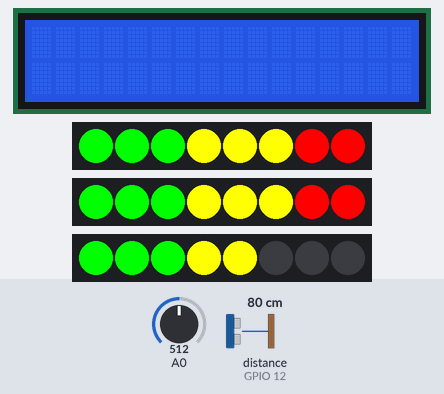
Recording of a sketch running on a simulated ESP8266 (NodeMCU). Shown: 16×2 character LCD, 3 × 8 RGB LEDs in strip order, left to right. Wiring (inferred from the names in the program): ultrasonic range finder: trigger GPIO 13; echo GPIO 12. Inputs (shaded band) come from the test bench; at power-on: distance to the obstacle (sensor on GPIO 12) 80 cm, A0 = 512. The echo pulse lasts 58.3 µs per cm; WiFi joins after 1.5 s; servers stay silent unless stated; storage starts empty; no MQTT or app messages arrive unless stated; what the sketch prints to the serial monitor is not drawn.

Above: at 2.7 s.
2.8 s: distance to the obstacle (sensor on GPIO 12) set to 2 cm
At 4.1 s:
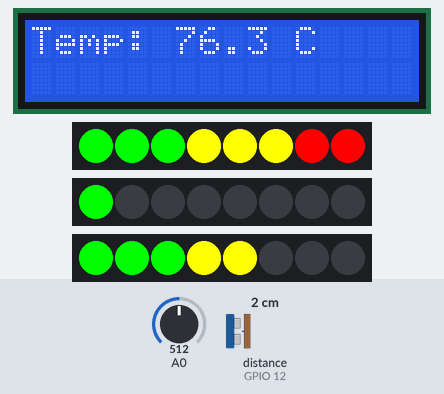
4.5 s: A0 set to 403
At 6.4 s:
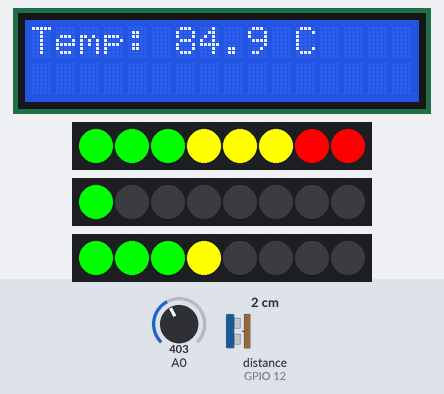
7.5 s: A0 set to 376
At 10.0 s:
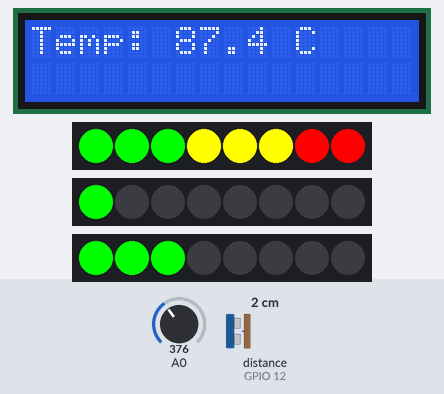
10.5 s: distance to the obstacle (sensor on GPIO 12) set to 18 cm
At 11.8 s:
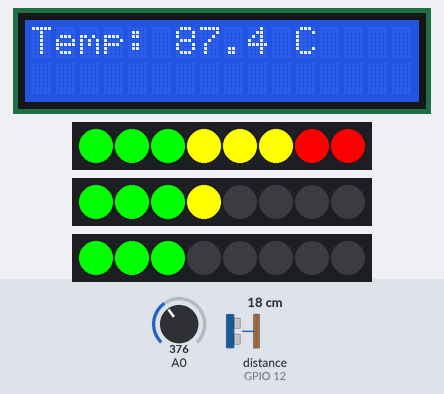
12.1 s: distance to the obstacle (sensor on GPIO 12) set to 35 cm
At 12.5 s:
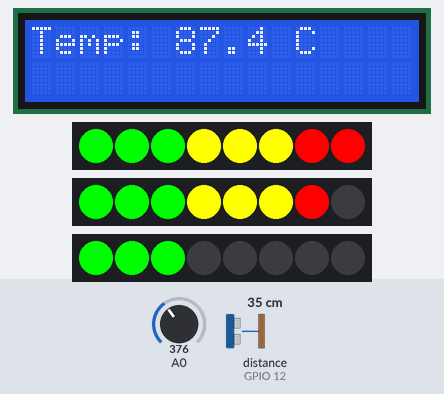
13.7 s: A0 set to 511
At 15.7 s:
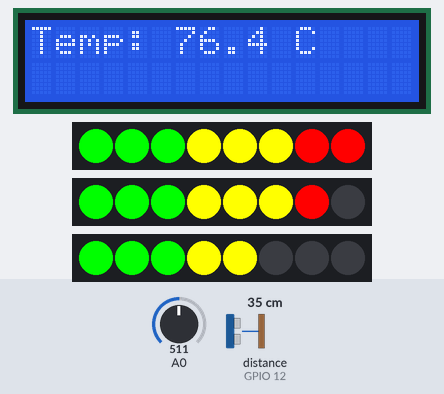
Timing chart, 0 to 17.2 s (numbered marks = the images above; inputs shaded):
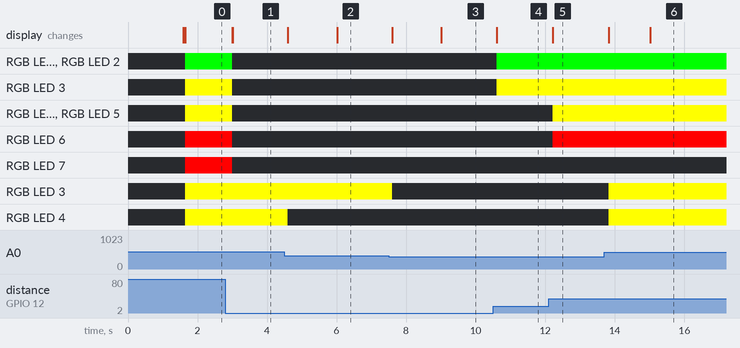

The sketch:

PI_Aquasense.ino
```cpp
#include <ESP8266WiFi.h>
#include <WiFiManager.h>
#include <PubSubClient.h>
#include <Wire.h>
#include <LiquidCrystal_I2C.h>
#include <SD.h>
#include "leds.h"


const char* mqtt_server = "seu broker";
const int mqtt_port = "porta";
const char* mqtt_topic = "topico 1";
const char* mqtt_log_topic = "topico 2";
const char* mqtt_user = "seu usuario";
const char* mqtt_password = "sua senha";


WiFiClient espClient;
PubSubClient client(espClient);


#define SD_CS_PIN 4  // Pino CS do cartão SD
#define TEMP_PIN 34
#define TRIG_PIN 13
#define ECHO_PIN 12
#define TDS_PIN 32

// sensor NTC10
double Vs = 3.3, R1 = 10000, Beta = 3950, To = 298.15, Ro = 10000;
double adcMax = 4095.0;

// Calibração do sensor TDS
const float TDS_FACTOR = 0.5;


LiquidCrystal_I2C lcd(0x27, 16, 2);

// Controle de tempo
unsigned long ultimaAtualizacaoLCD = 0, ultimaAtualizacaoLEDs = 0, ultimaAtualizacaoMQTT = 0;
const long intervaloLCD = 3000, intervaloLEDs = 200, intervaloMQTT = 10000;


bool conectadoWiFi = false, conectadoMQTT = false;
unsigned long tempoDesconexao = 0;

// salvando dados no SD
void salvarNoSD(const String &dados) {
    File file = SD.open("/log.txt", FILE_WRITE);
    if (file) {
        file.println(dados);
        file.close();
    } else {
        Serial.println("Falha ao escrever no SD");
    }
}


void reconnectMQTT() {
    int tentativas = 0;
    while (!client.connected() && tentativas < 2) {
        Serial.print("Conectando ao MQTT...");
        if (client.connect("ESP32Client", mqtt_user, mqtt_password)) {
            Serial.println("Conectado");
            conectadoMQTT = true;
        } else {
            Serial.print("Falha, rc=");
            Serial.print(client.state());
            Serial.println(" Tentando novamente...");
            tentativas++;
            delay(5000);
        }
    }
    if (!client.connected()) {
        Serial.println("Falha ao conectar ao MQTT.");
        conectadoMQTT = false;
        tempoDesconexao = millis();
    }
}

// sensor de temperatura (NTC10K
float lerTemperatura() {
    int leitura = analogRead(TEMP_PIN);
    double Vout = leitura * Vs / adcMax;
    double Rt = R1 * Vout / (Vs - Vout);
    double T = 1 / (1 / To + log(Rt / Ro) / Beta);
    return T - 273.15;
}

// sensor ultrassônico
float lerDistancia() {
    digitalWrite(TRIG_PIN, LOW);
    delayMicroseconds(2);
    digitalWrite(TRIG_PIN, HIGH);
    delayMicroseconds(10);
    digitalWrite(TRIG_PIN, LOW);
    long duracao = pulseIn(ECHO_PIN, HIGH);
    return duracao * 0.034 / 2;
}

// sensor TDS
int lerTDS() {
    int leitura = analogRead(TDS_PIN);
    float tensao = leitura * (3.3 / 4095.0);
    float tds = (tensao * TDS_FACTOR) * 1000;
    return (int)tds;
}

// Formatação JSON dos dados
String montarJSON(float temperatura, float distancia, int tds) {
    char buffer[256];
    sprintf(buffer, "{\"temperatura\":%.2f,\"distancia\":%.2f,\"tds\":%d}", temperatura, distancia, tds);
    return String(buffer);
}

// Envio de dados via MQTT ou salvamento no SD
void enviarMQTT(float temperatura, float distancia, int tds) {
    String dadosJSON = montarJSON(temperatura, distancia, tds);

    if (client.connected()) {
        client.publish(mqtt_topic, dadosJSON.c_str());
        Serial.println("Dados enviados: " + dadosJSON);
        conectadoMQTT = true;
    } else {
        Serial.println("MQTT desconectado! Salvando no SD...");
        salvarNoSD(dadosJSON);

        if (tempoDesconexao == 0) {
            tempoDesconexao = millis();
        }
    }
}

void setup() {
    Serial.begin(115200);


    lcd.init();
    lcd.backlight();


    pinMode(TRIG_PIN, OUTPUT);
    pinMode(ECHO_PIN, INPUT);
    pinMode(SD_CS_PIN, OUTPUT);


    if (!SD.begin(SD_CS_PIN)) {
        Serial.println("Erro ao inicializar o cartão SD. Tentando novamente...");
        delay(2000);
        if (!SD.begin(SD_CS_PIN)) {
            Serial.println("Falha crítica no SD. Reiniciando...");
            ESP.restart();
        }
    }

    WiFiManager wifiManager;
    wifiManager.autoConnect("ESP32_AP");
    Serial.println("WiFi conectado.");
    conectadoWiFi = true;


    client.setServer(mqtt_server, mqtt_port);


    enviarLogMQTT();


    inicializarLEDs();
    Serial.println("LEDs inicializados.");
}

void enviarLogMQTT() {
    if (!SD.exists("/log.txt")) {
        Serial.println("Arquivo de log não encontrado.");
        return;
    }

    File file = SD.open("/log.txt", FILE_READ);
    if (!file) {
        Serial.println("Erro ao abrir o arquivo de log para leitura.");
        return;
    }

    String dadosLog = "";
    while (file.available()) {
        dadosLog += file.readStringUntil('\n');
        dadosLog += "\\n";
    }
    file.close();

    if (client.connected()) {
        client.publish(mqtt_log_topic, dadosLog.c_str());
        Serial.println("Log enviado para o MQTT.");
    } else {
        Serial.println("MQTT desconectado. Não foi possível enviar o log.");
    }
}


void loop() {
    unsigned long agora = millis();


    if (WiFi.status() != WL_CONNECTED) {
        Serial.println("WiFi desconectado! Salvando log...");
        conectadoWiFi = false;
        if (tempoDesconexao == 0) tempoDesconexao = millis();
        salvarNoSD("WiFi caiu em: " + String(millis() / 1000) + "s");
    } else {
        conectadoWiFi = true;
    }


    if (!client.connected()) {
        reconnectMQTT();
    }
    client.loop();


    if (agora - ultimaAtualizacaoLEDs >= intervaloLEDs) {
        ultimaAtualizacaoLEDs = agora;

        float temperatura = lerTemperatura();
        float distancia = lerDistancia();
        int tds = lerTDS();

        int valorTemp = constrain((int)temperatura, 0, 40);
        int valorDist = constrain((int)distancia, 0, 200);
        int valorTds = map((int)tds, 0, 1000, 0, 100);

        atualizarLEDs(barra1, valorTemp);
        atualizarLEDs(barra2, valorDist);
        atualizarLEDs(barra3, valorTds);
    }


    if (agora - ultimaAtualizacaoLCD >= intervaloLCD) {
        ultimaAtualizacaoLCD = agora;
        lcd.clear();
        lcd.setCursor(0, 0);
        lcd.print("Temp: ");
        lcd.print(lerTemperatura(), 1);
        lcd.print(" C");
    }


    if (agora - ultimaAtualizacaoMQTT >= intervaloMQTT) {
        ultimaAtualizacaoMQTT = agora;
        enviarMQTT(lerTemperatura(), lerDistancia(), lerTDS());
    }
}
```

leds.cpp
```cpp
#include "leds.h"

// Inicialização das barras
Adafruit_NeoPixel barra1(NUM_PIXELS, PIN_BARRA1, NEO_GRB + NEO_KHZ800);
Adafruit_NeoPixel barra2(NUM_PIXELS, PIN_BARRA2, NEO_GRB + NEO_KHZ800);
Adafruit_NeoPixel barra3(NUM_PIXELS, PIN_BARRA3, NEO_GRB + NEO_KHZ800);

void inicializarLEDs() {
  barra1.begin();
  barra1.show();
  barra2.begin();
  barra2.show();
  barra3.begin();
  barra3.show();

}

// Função para atualizar uma barra de LEDs com base no valor mapeado
void atualizarLEDs(Adafruit_NeoPixel& strip, int valor) {
  for (int i = 0; i < strip.numPixels(); i++) {
    if (valor >= (i * 5 + 1)) {
      if (i < 3) {
        strip.setPixelColor(i, strip.Color(0, 255, 0));
      } else if (i < 6) {
        strip.setPixelColor(i, strip.Color(255, 255, 0));
      } else {
        strip.setPixelColor(i, strip.Color(255, 0, 0));
      }
    } else {
      strip.setPixelColor(i, strip.Color(0, 0, 0));
    }
  }
  strip.show();
}
```

leds.h
```cpp
#ifndef LEDS_H
#define LEDS_H

#include <Adafruit_NeoPixel.h>

// Configuração das barras de LEDs
#define PIN_BARRA1 25
#define PIN_BARRA2 26
#define PIN_BARRA3 27

#define NUM_PIXELS 8

// Declaração das barras
extern Adafruit_NeoPixel barra1;
extern Adafruit_NeoPixel barra2;
extern Adafruit_NeoPixel barra3;
extern Adafruit_NeoPixel barra4;

// Funções para manipular LEDs
void inicializarLEDs();
void atualizarLEDs(Adafruit_NeoPixel &barra, int valor);

#endif // LEDS_H
```

Measured:
- the behaviour switches between 385 and 384 on A0 (found by bisection; images 2 and 3)
- after the input at 4.5 s, RGB LED 4: RGB(255, 255, 0) → off after 0.10 s
- after the input at 7.5 s, RGB LED 3: RGB(255, 255, 0) → off after 0.10 s
- after the input at 10.5 s, RGB LED 1, RGB LED 2: off → RGB(0, 255, 0) after 0.10 s; RGB LED 3: off → RGB(255, 255, 0) after 0.10 s
- after the input at 12.1 s, RGB LED 4, RGB LED 5: off → RGB(255, 255, 0) after 0.12 s; RGB LED 6: off → RGB(255, 0, 0) after 0.12 s
- after the input at 13.7 s, RGB LED 3, RGB LED 4: off → RGB(255, 255, 0) after 0.12 s
